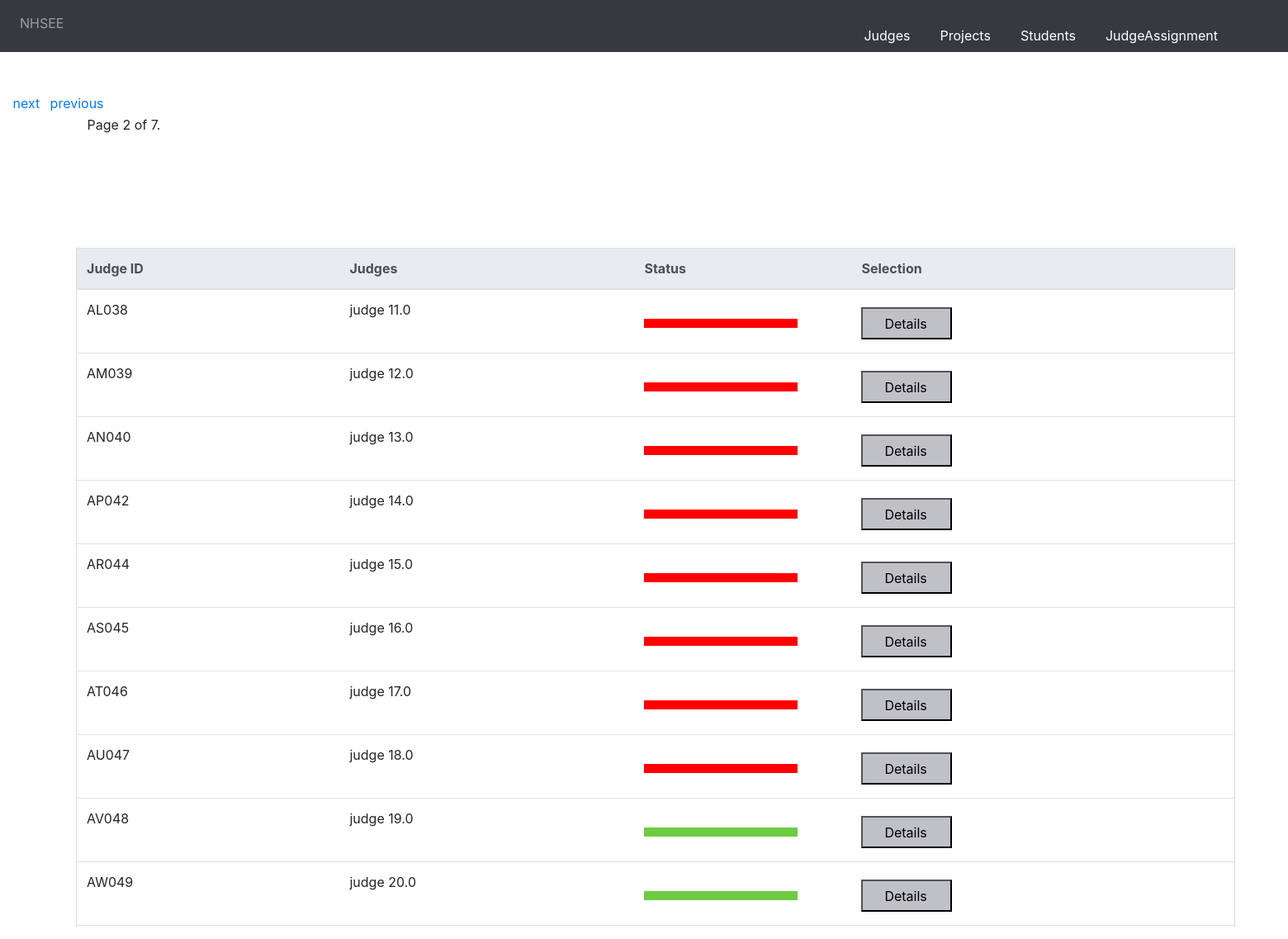
Screenshot of /judges/?page=2 with the database file from the repository.
### nhsee/models/judge_model.py (models this page shows, shortened)
class judge(Model):
    judge_id=models.CharField( max_length=100,primary_key=True,blank=False, unique=True)
    fname=models.CharField(max_length=100)
    lname=models.CharField(max_length=100)
    class Meta:
        db_table = "nhsee_judge"

### nhsee/views/judge_views.py (the view, shortened to what this page needs)
# urls.py: path(r'judges/',judge_views.judgeslisting),
def judgeslisting(request):
    if 'deletejudges' in request.GET:
            deleterequest=request.GET.get('delete')
            if deleterequest=="deletejudges":
                    judge.objects.all().delete()
    judgel = judge.objects.all()
    judge_list=[]
    for judges in judgel:
        judgestatus=judgeassignment.objects.filter(judge_id=judges.judge_id)
        assign_judge_list=[]
        for judge_ids in judgestatus:
            assign_judge_list.append(judge_ids.judge_id_id)
        judgestatus=len(assign_judge_list)
        if judgestatus > 5:
                judge_list.append({"judge_name":str(judges.fname)+" "+str(judges.lname),"judge_id":judges.judge_id,"judgestatus":True})
        else:
               judge_list.append({"judge_name":str(judges.fname)+" "+str(judges.lname),"judge_id":judges.judge_id})
    paginator_projects = Paginator(judge_list, 10)
    page = request.GET.get('page')
    contacts = paginator_projects.get_page(page)
    return render(request,'judges_templates/listjudges.html',{"judgesjson":contacts})

### templates/judges_templates/listjudges.html (shortened to what this page needs)
{% extends 'base.html' %}
 {% block content %}
 <!DOCTYPE html>
<html lang="en">
<head>
  {% load staticfiles %}
  <link  rel="stylesheet" href="{% static "css/bootstrap.min.css" %}" />
</head>
{% include   'judges_templates/judgesform.html' %}
<div class="pagination">
    <span class="step-links">
        {% if judgesjson.has_previous %}
            <div class="previous">
            <a href="?page={{ judgesjson.previous_page_number }}">previous</a></div>
        {% endif %}
        <div class="currentd">
        <span class="current">
            Page {{ judgesjson.number }} of {{ judgesjson.paginator.num_pages }}.
        </span></div>
        {% if judgesjson.has_next %}
        <div class="first">
            <a href="?page={{ judgesjson.next_page_number }}">next</a></div>
        {% endif %}
    </span>
</div>
<div class="table-class">
  <table class="table">
  <thead class="thead-light">
    <tr>
      <th scope="col">Judge ID</th>
      <th scope="col">Judges</th>
      <th scope="col">Status</th>
      <th scope="col">Selection</th>
    </tr>
  </thead>
    {% if judgesjson %}
    <tbody>
        {% for judges in judgesjson %}
        <tr>
            <td> {{judges.judge_id}}</td>
            <td> {{judges.judge_name}}</td>
            <form  action='' method="post" >
            {% if judges.judgestatus %}
              <td> <div class="box green"></div></td>
              <td><input type='submit' name="judgeprojects"  value="Details" /></td>
            {% else %}
              <td> <div class="box red"></div></td>
              <td><input type='submit' name="judgeprojects"  value="Details" /></td>
            {% endif %}
            </form>
        </tr>
        {% endfor %}
    </tbody>
    </table>
    </div>
    {% else %}
    <div class="heading"><h2>No judges Available<h2></div>
    {% endif %}
{% endblock content %}

### templates/judges_templates/listjudges.html (style rules this page uses)
.table { width:100%; margin: 9% 0% 10% 1%; border:1px solid #55556636; }
.table-class { width:90%; margin-left:5%; margin-right:5%; margin-top:0%; }
.pagination { margin-left: 1%; margin-right: 0%; margin-top: 0%; }
.first { position:absolute; margin: 0px 0px 0px 0px; }
.previous { position:absolute; margin: 0px 0px 0px 45px; }
.currentd { position:absolute; margin: 26px 0px 0px 90px; }
.red { background:#f00; padding:11px 0px 0px 0px; margin:23px 53px 0px 0px; }
.green { background:#6dcc42; padding:11px 0px 0px 0px; margin:23px 53px 0px 0px; }
input[type=submit] { margin:9px 2px 4px 0px; background-color:#babac2e8; padding: 6px 28px 5px 26px; }

### rows the page displays
judge: judge_id "AL038"
judge: judge_id "AM039"
judge: judge_id "AN040"
judge: judge_id "AP042"
judge: judge_id "AR044"
judge: judge_id "AS045"
judge: judge_id "AT046"
judge: judge_id "AU047"
judge: judge_id "AV048"
judge: judge_id "AW049"

### other values shown
{{ judgesjson.number }} "2"
{{ judgesjson.paginator.num_pages }} "7"
{{ judges.judge_name }} "judge 11.0" "judge 12.0" "judge 13.0" "judge 14.0" "judge 15.0" "judge 16.0" "judge 17.0" "judge 18.0" "judge 19.0" "judge 20.0"
